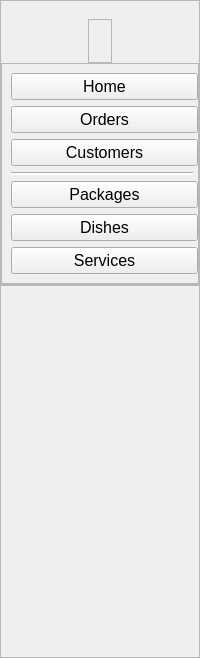
     <widget class="QCustomSlideMenu" name="leftMenu" native="true">
      <property name="minimumSize">
       <size>
        <width>200</width>
        <height>658</height>
       </size>
      </property>
      <property name="maximumSize">
       <size>
        <width>200</width>
        <height>16777215</height>
       </size>
      </property>
      <layout class="QVBoxLayout" name="verticalLayout_7">
       <property name="spacing">
        <number>0</number>
       </property>
       <property name="leftMargin">
        <number>0</number>
       </property>
       <property name="topMargin">
        <number>0</number>
       </property>
       <property name="rightMargin">
        <number>0</number>
       </property>
       <property name="bottomMargin">
        <number>0</number>
       </property>
       <item alignment="Qt::AlignTop">
        <widget class="QFrame" name="frame_8">
         <property name="frameShape">
          <enum>QFrame::StyledPanel</enum>
         </property>
         <property name="frameShadow">
          <enum>QFrame::Raised</enum>
         </property>
         <layout class="QVBoxLayout" name="verticalLayout_8">
          <property name="spacing">
           <number>0</number>
          </property>
          <property name="leftMargin">
           <number>0</number>
          </property>
          <property name="topMargin">
           <number>18</number>
          </property>
          <property name="rightMargin">
           <number>0</number>
          </property>
          <property name="bottomMargin">
           <number>0</number>
          </property>
          <item alignment="Qt::AlignHCenter|Qt::AlignTop">
           <widget class="QFrame" name="frame_10">
            <property name="frameShape">
             <enum>QFrame::StyledPanel</enum>
            </property>
            <property name="frameShadow">
             <enum>QFrame::Raised</enum>
            </property>
            <layout class="QHBoxLayout" name="horizontalLayout_15">
             <property name="leftMargin">
              <number>0</number>
             </property>
             <item>
              <widget class="QLabel" name="label">
               <property name="font">
                <font>
                 <pointsize>16</pointsize>
                 <bold>true</bold>
                 <underline>false</underline>
                 <strikeout>false</strikeout>
                </font>
               </property>
               <property name="text">
                <string/>
               </property>
               <property name="pixmap">
                <pixmap>resource/dashboard.png</pixmap>
               </property>
              </widget>
             </item>
            </layout>
           </widget>
          </item>
          <item alignment="Qt::AlignVCenter">
           <widget class="QFrame" name="frame_9">
            <property name="frameShape">
             <enum>QFrame::StyledPanel</enum>
            </property>
            <property name="frameShadow">
             <enum>QFrame::Raised</enum>
            </property>
            <layout class="QVBoxLayout" name="verticalLayout_9">
             <property name="leftMargin">
              <number>9</number>
             </property>
             <property name="rightMargin">
              <number>0</number>
             </property>
             <item>
              <widget class="QPushButton" name="homeBtn">
               <property name="font">
                <font>
                 <pointsize>12</pointsize>
                </font>
               </property>
               <property name="cursor">
                <cursorShape>PointingHandCursor</cursorShape>
               </property>
               <property name="text">
                <string>Home</string>
               </property>
               <property name="icon">
                <iconset>
                 <normaloff>resource/home.svg</normaloff>resource/home.svg</iconset>
               </property>
               <property name="iconSize">
                <size>
                 <width>24</width>
                 <height>24</height>
                </size>
               </property>
              </widget>
             </item>
             <item>
              <widget class="QPushButton" name="ordersMenuBtn">
               <property name="font">
                <font>
                 <pointsize>12</pointsize>
                </font>
               </property>
               <property name="cursor">
                <cursorShape>PointingHandCursor</cursorShape>
               </property>
               <property name="text">
                <string>Orders</string>
               </property>
               <property name="icon">
                <iconset>
                 <normaloff>resource/orders.png</normaloff>resource/orders.png</iconset>
               </property>
               <property name="iconSize">
                <size>
                 <width>24</width>
                 <height>24</height>
                </size>
               </property>
              </widget>
             </item>
             <item>
              <widget class="QPushButton" name="customersMenuBtn">
               <property name="font">
                <font>
                 <pointsize>12</pointsize>
                </font>
               </property>
               <property name="cursor">
                <cursorShape>PointingHandCursor</cursorShape>
               </property>
               <property name="text">
                <string>Customers</string>
               </property>
               <property name="icon">
                <iconset>
                 <normaloff>resource/users.svg</normaloff>resource/users.svg</iconset>
               </property>
               <property name="iconSize">
                <size>
                 <width>24</width>
                 <height>24</height>
                </size>
               </property>
              </widget>
             </item>
             <item>
              <widget class="Line" name="line">
               <property name="maximumSize">
                <size>
                 <width>182</width>
                 <height>16777215</height>
                </size>
               </property>
               <property name="font">
                <font>
                 <bold>false</bold>
                 <underline>false</underline>
                </font>
               </property>
               <property name="styleSheet">
                <string notr="true">background-color: #FFFFFF</string>
               </property>
               <property name="orientation">
                <enum>Qt::Horizontal</enum>
               </property>
              </widget>
             </item>
             <item>
              <widget class="QPushButton" name="packagesMenuBtn">
               <property name="font">
                <font>
                 <pointsize>12</pointsize>
                </font>
               </property>
               <property name="cursor">
                <cursorShape>PointingHandCursor</cursorShape>
               </property>
               <property name="text">
                <string>Packages</string>
               </property>
               <property name="icon">
                <iconset>
                 <normaloff>resource/package.png</normaloff>resource/package.png</iconset>
               </property>
               <property name="iconSize">
                <size>
                 <width>24</width>
                 <height>24</height>
                </size>
               </property>
              </widget>
             </item>
             <item>
              <widget class="QPushButton" name="dishesMenuBtn">
               <property name="font">
                <font>
                 <pointsize>12</pointsize>
                </font>
               </property>
               <property name="cursor">
                <cursorShape>PointingHandCursor</cursorShape>
               </property>
               <property name="text">
                <string>Dishes</string>
               </property>
               <property name="icon">
                <iconset>
                 <normaloff>resource/dishes.png</normaloff>resource/dishes.png</iconset>
               </property>
               <property name="iconSize">
                <size>
                 <width>24</width>
                 <height>24</height>
                </size>
               </property>
              </widget>
             </item>
             <item>
              <widget class="QPushButton" name="servicesMenuBtn">
               <property name="font">
                <font>
                 <pointsize>12</pointsize>
                </font>
               </property>
               <property name="cursor">
                <cursorShape>PointingHandCursor</cursorShape>
               </property>
               <property name="text">
                <string>Services</string>
               </property>
               <property name="icon">
                <iconset>
                 <normaloff>resource/truck.svg</normaloff>resource/truck.svg</iconset>
               </property>
               <property name="iconSize">
                <size>
                 <width>24</width>
                 <height>24</height>
                </size>
               </property>
              </widget>
             </item>
            </layout>
           </widget>
          </item>
         </layout>
        </widget>
       </item>
       <item>
        <widget class="QFrame" name="frame_11">
         <property name="frameShape">
          <enum>QFrame::StyledPanel</enum>
         </property>
         <property name="frameShadow">
          <enum>QFrame::Raised</enum>
         </property>
         <layout class="QVBoxLayout" name="verticalLayout_11">
          <property name="spacing">
           <number>0</number>
          </property>
          <property name="leftMargin">
           <number>0</number>
          </property>
          <property name="topMargin">
           <number>0</number>
          </property>
          <property name="rightMargin">
           <number>0</number>
          </property>
          <property name="bottomMargin">
           <number>0</number>
          </property>
          <item>
           <spacer name="verticalSpacer_2">
            <property name="orientation">
             <enum>Qt::Vertical</enum>
            </property>
            <property name="sizeHint" stdset="0">
             <size>
              <width>20</width>
              <height>306</height>
             </size>
            </property>
           </spacer>
          </item>
         </layout>
        </widget>
       </item>
      </layout>
     </widget>
